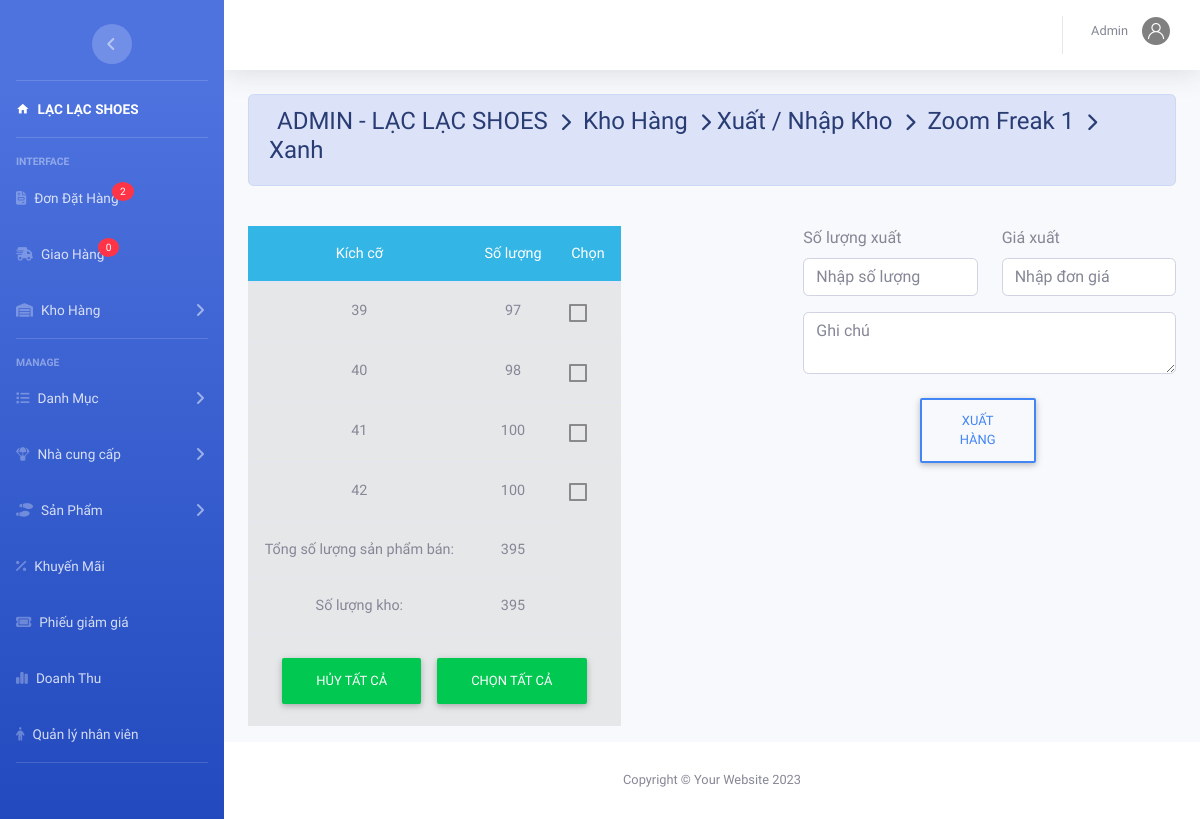
/admin/index.php?action=kho&view=apply&masp=5&t=Zoom Freak 1&h=ZoomFreak1.png&mau=Xanh (signed in), run on an earlier commit of the app's database.
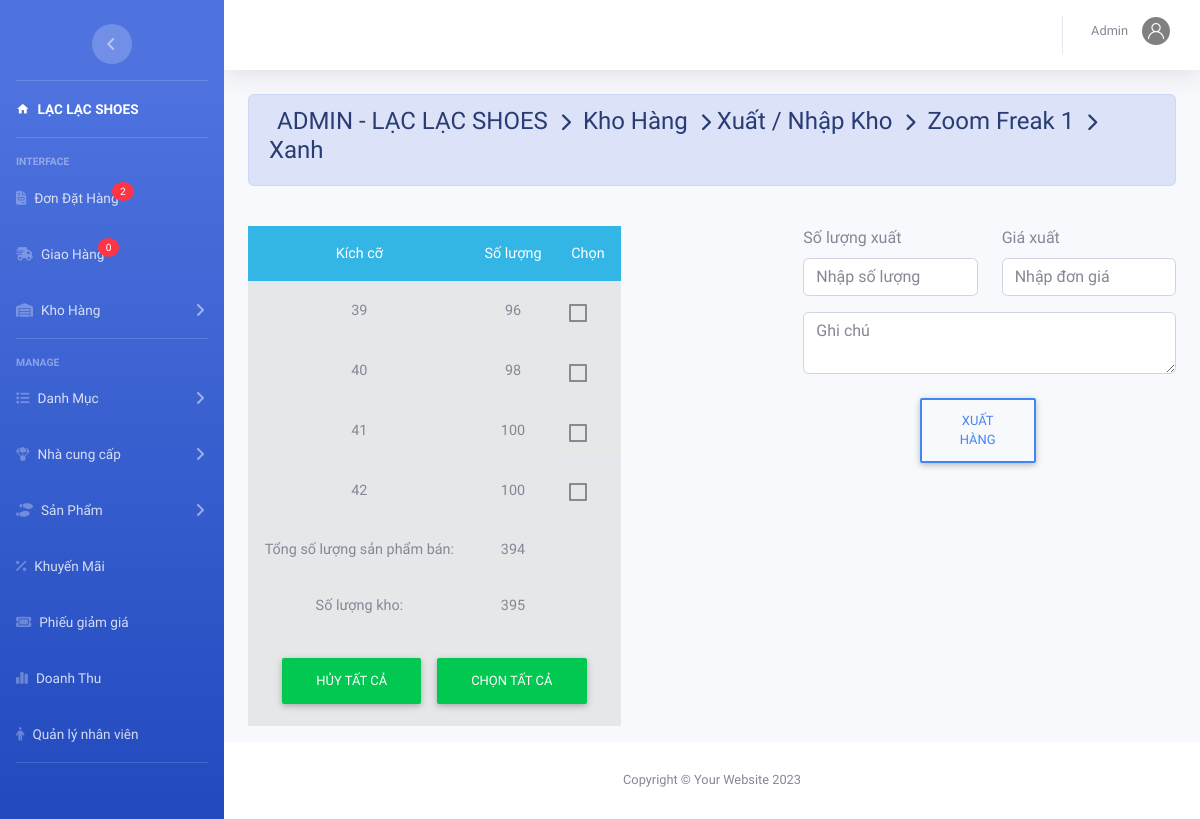
And on a later commit of the database.
### tables this page shows
CREATE TABLE `chitietsanpham` (
  `MaSP` int(11) NOT NULL,
  `MaSize` int(11) NOT NULL,
  `MaMau` varchar(50) NOT NULL,
  `SoLuong` int(11) NOT NULL
);

### admin/kho/phieunhap.php (the view, shortened to what this page needs)
<?php
if (isset($_GET['mau'])) {
	$mau = $_GET['mau'];
	$t = $_GET['t'];
	$masp = $_GET['masp'];
	$sql = "SELECT *FROM chitietsanpham where MaSP=" . $masp . " and MaMau='" . $mau . "'";
	$rs = mysqli_query($conn, $sql);
	$sqlSP = "SELECT * FROM sanpham where MaSP=" . $masp;
	$rsSP = mysqli_query($conn, $sqlSP);
	$soluongkho = mysqli_fetch_assoc($rsSP)['SoLuongKho'];
	$tsl = 0;
?>
	<div class="container-fluid">
		<form action="kho/xuly.php" method="get" accept-charset="utf-8">
			<div class=" alert alert-primary">
				<h4 class="page-title">
					ADMIN - LẠC LẠC SHOES &#160;<i class="fas fa-chevron-right" style="font-size: 18px"></i>&#160; Kho Hàng &#160;<i class="fas fa-chevron-right" style="font-size: 18px"></i>&#160;Xuất / Nhập Kho &#160;<i class="fas fa-chevron-right" style="font-size: 18px"></i>&#160; <?php echo $t ?> &#160;<i class="fas fa-chevron-right" style="font-size: 18px"></i>&#160; <?php echo $mau ?>
				</h4>
			</div><br>
			<div class="row justify-content-between">
				<div class="col-md-5">
					<table class="table table-active table-hover text-center">
						<thead class="badge-info">
							<tr>
								<th>Kích cỡ</th>
								<th>Số lượng</th>
								<th>Chọn</th>
							</tr>
						</thead>
						<tbody>
							<?php while ($row = mysqli_fetch_array($rs)) {
								$tsl += $row['SoLuong']; ?>
								<tr>
									<td><?php echo $row['MaSize'] ?></td>
									<td><?php echo $row['SoLuong'] ?></td>
									<td class="form-check m-auto"><input class="form-check-input" value="<?php echo $row['MaSize'] ?>" type="checkbox" name="chon[]" id="<?php echo $row['MaSize'] ?>">
										<label class="form-check-label" for="<?php echo $row['MaSize'] ?>">&#160;</label>
									</td>
								</tr>
							<?php } ?>
							<tr>
								<td>Tổng số lượng sản phẩm bán:</td>
								<td><?php echo $tsl ?></td>
							</tr>
							<tr>
								<td>Số lượng kho:</td>
								<td><?php echo $soluongkho ?></td>
							</tr>
							<tr>
								<td colspan="3">
									<input class="btn btn-success" type="button" id="btn2" value="Hủy tất cả">
									<input class="btn btn-success" type="button" id="btn1" value="Chọn tất cả">
								</td>
							</tr>
						</tbody>
					</table>
				</div>
				<div class="col-md-5">
					<div class="row">
						<div class="col-lg-6">
							<div class="form-group">
								<label for="">Số lượng xuất</label>
								<input onkeypress=" return isNumberKey(event)" class="form-control m-auto" type="text" name="so" placeholder="Nhập số lượng" required autofocus>
							</div>
						</div>
						<div class="col-lg-6">
							<div class="form-group">
								<label for="">Giá xuất</label>
								<input onkeypress=" return isNumberKey(event)" class="form-control m-auto" type="text" name="dg" placeholder="Nhập đơn giá" required>
							</div>
						</div>
						<div class="col-lg-12">
							<textarea class="form-control" name="note" rows="2" placeholder="Ghi chú"></textarea>
						</div>
					</div>
					<br>
					<div class="col-12 row">
						<button class=" m-auto col-4 btn btn-outline-primary" name="action" value="xuathang" type="submit">Xuất hàng</button>
					</div>
				</div>
			</div>
		</form>
	</div>
<?php
}
?>

What changed in the data, as far as the page shows it:
changed chitietsanpham (number 1 of 4 on the later page): SoLuong "97" → "96"
Also different on the page:
$tsl: "395" → "394"
